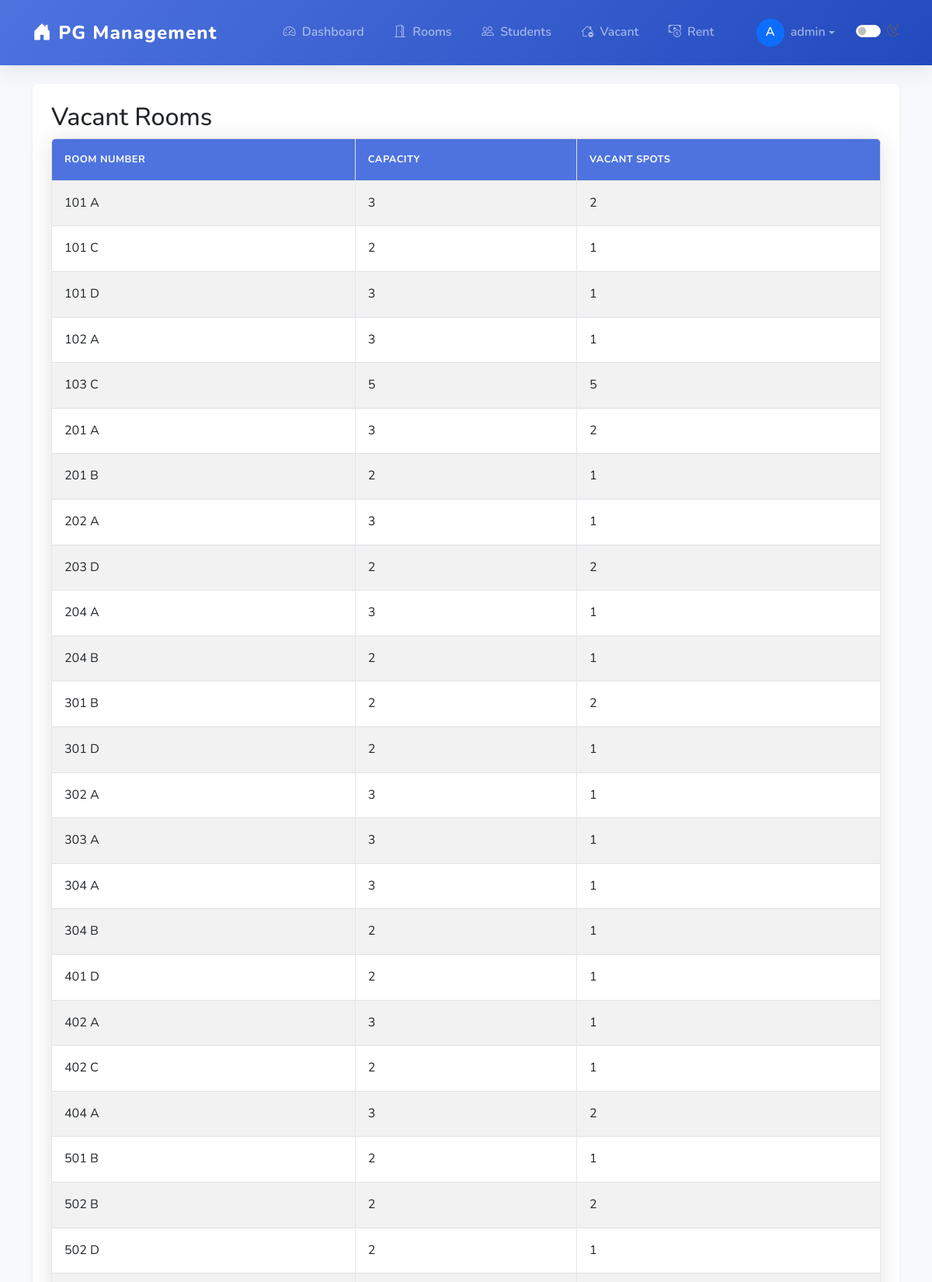
The app's page /rooms/vacant (signed in, upper part) with its own data.
### app.py (models this page shows, shortened)
class User(db.Model):
    id = db.Column(db.Integer, primary_key=True)
    username = db.Column(db.String(80), unique=True, nullable=False)
    email = db.Column(db.String(120), unique=True, nullable=False)
    password_hash = db.Column(db.String(128), nullable=False)
    is_admin = db.Column(db.Boolean, default=False)
    created_at = db.Column(db.DateTime, default=datetime.utcnow)

class Room(db.Model):
    id = db.Column(db.Integer, primary_key=True)
    number = db.Column(db.String(10), unique=True, nullable=False)
    capacity = db.Column(db.Integer, nullable=False)
    students = db.relationship('Student', backref='room', lazy=True)

### app.py (the view)
@app.route('/rooms/vacant')
@login_required
def vacant_rooms():
    rooms = Room.query.all()
    vacant = []
    for room in rooms:
        active_students = Student.query.filter_by(room_id=room.id, is_active=True).count()
        if active_students < room.capacity:
            vacant.append({'room': room, 'vacant': room.capacity - active_students})
    return render_template('vacant_rooms.html', vacant_rooms=vacant)

### app.py (called while the page is built)
def login_required(f):
    @wraps(f)
    def decorated_function(*args, **kwargs):
        if 'user_id' not in session:
            flash('Please log in to access this page.', 'danger')
            return redirect(url_for('login', next=request.url))
        return f(*args, **kwargs)
    return decorated_function

@app.context_processor
def inject_now():
    return {'now': datetime.utcnow()}

@app.context_processor
def inject_user():
    user_id = session.get('user_id')
    if user_id:
        user = User.query.get(user_id)
        return {'current_user': user}
    return {'current_user': None}

### templates/vacant_rooms.html
{% extends 'base.html' %}
{% block content %}
<h2>Vacant Rooms</h2>
<table class="table table-bordered table-striped">
    <thead>
        <tr>
            <th>Room Number</th>
            <th>Capacity</th>
            <th>Vacant Spots</th>
        </tr>
    </thead>
    <tbody>
        {% for item in vacant_rooms %}
        <tr>
            <td>{{ item.room.number }}</td>
            <td>{{ item.room.capacity }}</td>
            <td>{{ item.vacant }}</td>
        </tr>
        {% endfor %}
    </tbody>
</table>
{% endblock %}

### templates/base.html (shortened to what this page needs)
<!DOCTYPE html>
<html lang="en">
<head>
    <link href="https://cdn.jsdelivr.net/npm/bootstrap@5.3.0/dist/css/bootstrap.min.css" rel="stylesheet">
    <link rel="stylesheet" href="https://cdn.jsdelivr.net/npm/bootstrap-icons@1.10.0/font/bootstrap-icons.css">
    <link rel="stylesheet" href="{{ url_for('static', filename='style.css') }}" id="main-stylesheet">
    <link rel="stylesheet" href="{{ url_for('static', filename='dark-mode.css') }}" id="dark-mode-stylesheet" disabled>
</head>
<body>
    <nav class="navbar navbar-expand-lg navbar-dark sticky-top">
        <div class="container">
            <a class="navbar-brand" href="/">
                <i class="bi bi-house-door-fill me-2"></i>PG Management
            </a>
            <div class="collapse navbar-collapse" id="navbarNav">
                <ul class="navbar-nav ms-auto align-items-center">
                    {% if current_user %}
                    <li class="nav-item">
                        <a class="nav-link" href="/">
                            <i class="bi bi-speedometer2 me-1"></i> Dashboard
                        </a>
                    </li>
                    <li class="nav-item">
                        <a class="nav-link" href="/rooms">
                            <i class="bi bi-door-open me-1"></i> Rooms
                        </a>
                    </li>
                    <li class="nav-item">
                        <a class="nav-link" href="/students">
                            <i class="bi bi-people me-1"></i> Students
                        </a>
                    </li>
                    <li class="nav-item">
                        <a class="nav-link" href="/rooms/vacant">
                            <i class="bi bi-house-dash me-1"></i> Vacant
                        </a>
                    </li>
                    <li class="nav-item">
                        <a class="nav-link" href="/rent">
                            <i class="bi bi-cash-coin me-1"></i> Rent
                        </a>
                    </li>
                    {% endif %}
                    <li class="nav-item dropdown ms-3">
                        {% if current_user %}
                        <a class="nav-link dropdown-toggle d-flex align-items-center" href="#" id="userDropdown"
                           role="button" data-bs-toggle="dropdown" aria-expanded="false">
                            <div class="avatar bg-primary text-white rounded-circle d-flex align-items-center justify-content-center"
                                 style="width: 36px; height: 36px;">
                                {{ current_user.username[0]|upper }}
                            </div>
                            <span class="ms-2 d-none d-lg-inline">{{ current_user.username }}</span>
                        </a>
                        {% else %}
                        <a href="{{ url_for('login') }}" class="btn btn-outline-primary btn-sm">
                            <i class="bi bi-box-arrow-in-right me-1"></i>Login
                        </a>
                        {% endif %}
                    </li>
                    <li class="nav-item ms-2 d-flex align-items-center">
                        <div class="form-check form-switch">
                            <input class="form-check-input" type="checkbox" id="darkModeToggle" aria-label="Toggle dark mode">
                            <label class="form-check-label" for="darkModeToggle" title="Toggle Dark Mode">
                                <i class="bi bi-moon-stars"></i>
                            </label>
                        </div>
                    </li>
                </ul>
            </div>
        </div>
    </nav>
    <main class="py-4">
        <div class="container">
            <div class="card shadow-sm mb-4">
                <div class="card-body p-4">
                    {% block content %}{% endblock %}
                </div>
            </div>
        </div>
    </main>
</body>
</html>

### static/style.css (style rules this page uses)
:root { --primary-color: #4e73df; --secondary-color: #858796; --success-color: #1cc88a; --info-color: #36b9cc; --warning-color: #f6c23e; --danger-color: #e74a3b; --light-color: #f8f9fc; --dark-color: #5a5c69; --shadow: 0 0.15rem 1.75rem 0 rgba(58, 59, 69, 0.15); }
body { background-color: #f8f9fc; color: var(--dark-color); font-family: 'Nunito', -apple-system, BlinkMacSystemFont, 'Segoe UI', Roboto, 'Helvetica Neue', Arial, sans-serif; line-height: 1.6; }
.navbar { box-shadow: 0 0.15rem 1.75rem 0 rgba(58, 59, 69, 0.15); padding: 1rem 0; background: linear-gradient(135deg, #4e73df 0%, #224abe 100%) !important; }
.navbar-brand { font-weight: 800; font-size: 1.5rem; letter-spacing: 0.05em; }
.nav-link { font-weight: 600; padding: 0.5rem 1rem !important; transition: all 0.2s; border-radius: 0.35rem; margin: 0 0.2rem; }
.card { border: none; border-radius: 0.5rem; box-shadow: var(--shadow); margin-bottom: 1.5rem; transition: transform 0.3s ease, box-shadow 0.3s ease; }
.table { background-color: white; border-radius: 0.5rem; overflow: hidden; box-shadow: var(--shadow); }
.table thead th { background-color: var(--primary-color); color: white; font-weight: 700; text-transform: uppercase; font-size: 0.8rem; letter-spacing: 0.5px; padding: 1rem; }
.table tbody td { padding: 1rem; vertical-align: middle; border-color: #e3e6f0; }

### records on screen
User: username "A", username "admin"
Room: room.number "101 A", room.capacity "3"
Room: room.number "101 C", room.capacity "2"
Room: room.number "101 D", room.capacity "3"
Room: room.number "102 A", room.capacity "3"
Room: room.number "103 C", room.capacity "5"
Room: room.number "201 A", room.capacity "3"
Room: room.number "201 B", room.capacity "2"
Room: room.number "202 A", room.capacity "3"
Room: room.number "203 D", room.capacity "2"
Room: room.number "204 A", room.capacity "3"
Room: room.number "204 B", room.capacity "2"
Room: room.number "301 B", room.capacity "2"
Room: room.number "301 D", room.capacity "2"
Room: room.number "302 A", room.capacity "3"
Room: room.number "303 A", room.capacity "3"
Room: room.number "304 A", room.capacity "3"
Room: room.number "304 B", room.capacity "2"
Room: room.number "401 D", room.capacity "2"
Room: room.number "402 A", room.capacity "3"
Room: room.number "402 C", room.capacity "2"
Room: room.number "404 A", room.capacity "3"
Room: room.number "501 B", room.capacity "2"
Room: room.number "502 B", room.capacity "2"
Room: room.number "502 D", room.capacity "2"

### other values on screen
{{ item.vacant }} "2" "1" "1" "1" "5" "2" "1" "1" "2" "1" "1" "2" "1" "1" "1" "1" "1" "1" "1" "1" "2" "1" "2" "1"
